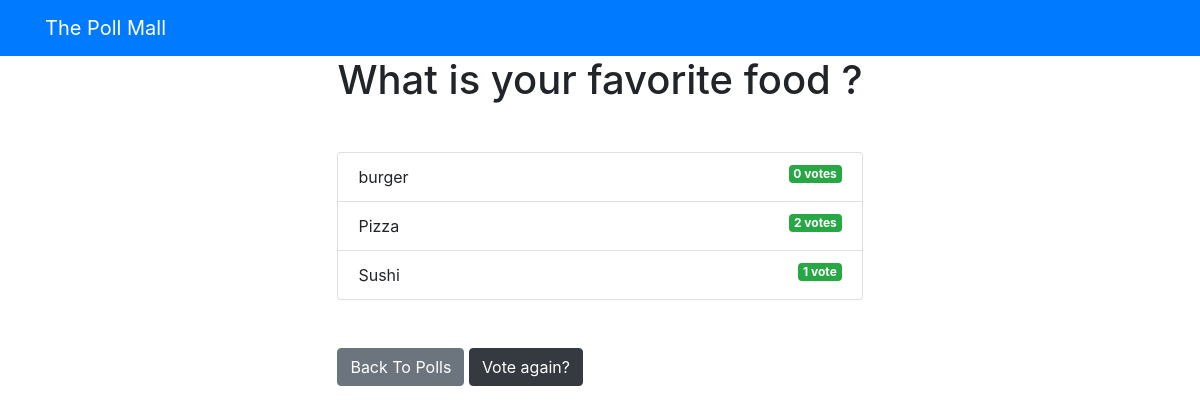
Screenshot of /polls/3/results/ with the database file from the repository.
### pollApp/models.py (models this page shows, shortened)
class Question(models.Model):
    question_text = models.CharField(max_length = 300)
    pub_date = models.DateTimeField('date published')

class Choice(models.Model):
    question = models.ForeignKey(Question, on_delete = models.CASCADE)
    choice_text = models.CharField(max_length = 200)
    votes = models.IntegerField(default=0)

### pollApp/views.py (the view)
# urls.py: path('<int:question_id>/results/', views.results, name='results'),
def results(request, question_id):
    question = get_object_or_404(Question, pk = question_id)
    return render(request, 'polls/results.html',
                    {'question':question})

### templates/polls/results.html
{% extends 'base.html' %}
{% block content %}
<h1 class ="mb-5 text-center">{{ question.question_text }}</h1>
<ul class ="list-group mb-5">
	{% for choice in question.choice_set.all %}
	<li class ="list-group-item">
		{{ choice.choice_text }} <span class ="badge badge-success float-right">{{ choice.votes }}
			vote{{ choice.votes | pluralize }}</span>
	</li>
	{% endfor %}
</ul>
<a class ="btn btn-secondary" href ="{% url 'polls:index' %}">Back To Polls</a>
<a class ="btn btn-dark" href ="{% url 'polls:detail' question.id %}">Vote again?</a>
{% endblock %}

### templates/base.html (shortened to what this page needs)
<html lang ="en">
<head>
	<link rel ="stylesheet"
	href ="https://stackpath.bootstrapcdn.com/bootstrap/4.4.1/css/bootstrap.min.css"
>
</head>
<body>
	{% include 'partials/_navbar.html'%}
	<div class ="container">
		<div class ="row">
			<div class =".col-md-3 m-auto">
				{% block content %}{% endblock %}
			</div>
		</div>
	</div>
</body>
</html>

### templates/partials/_navbar.html
<nav class="navbar navbar-dark bg-primary mb-">
    <div class="container" >
    <a class="navbar-brand" href="/">The Poll Mall</a>
    </div>
</nav>

### rows the page displays
Question: question_text "What is your favorite food ?"
Choice: choice_text "burger", votes "0", votes|pluralize "s"
Choice: choice_text "Pizza", votes "2", votes|pluralize "s"
Choice: choice_text "Sushi", votes "1"
